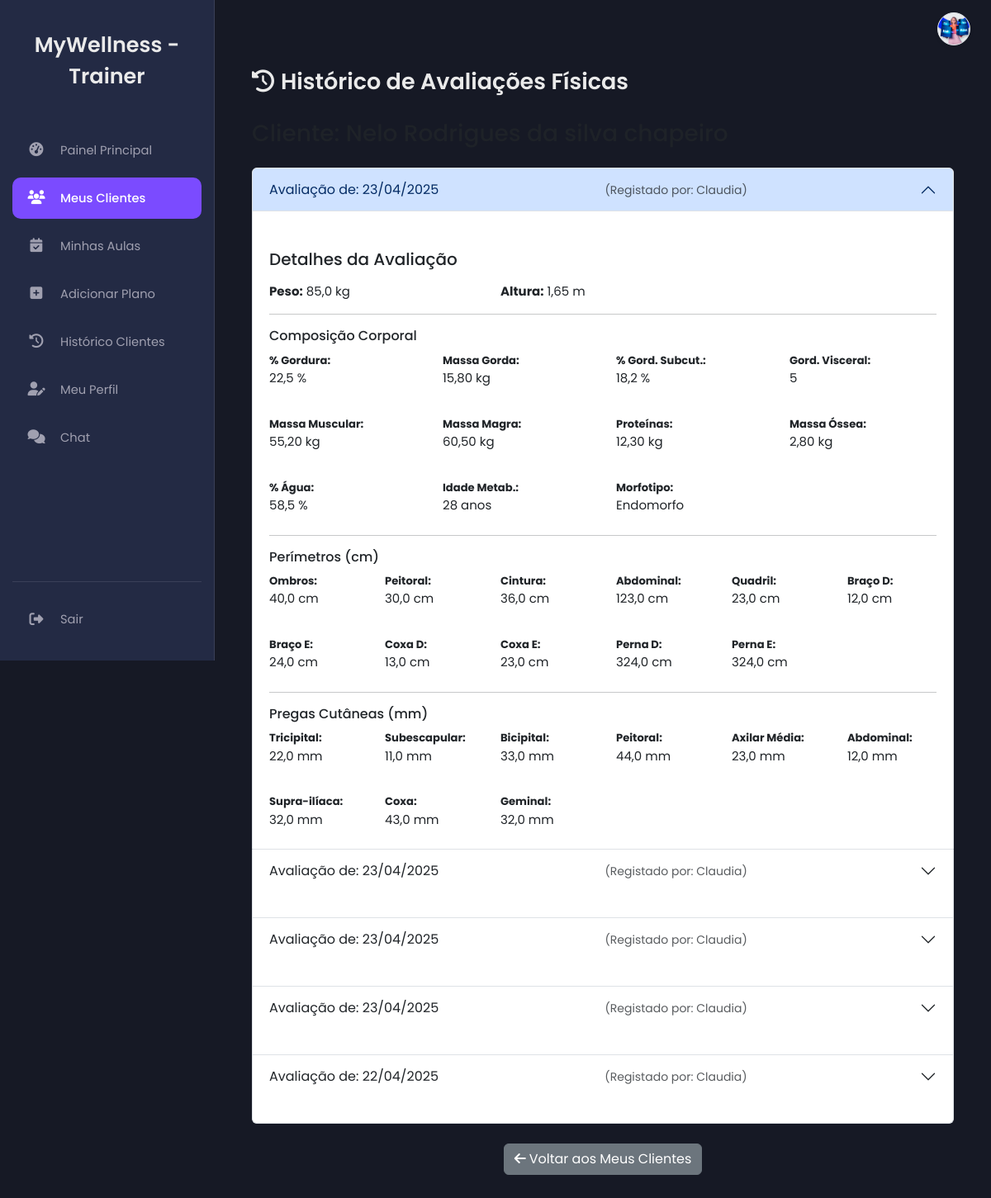
The page /assessment_history.php?client_id=2 (signed in) on the database its author committed.
### tables this page shows
CREATE TABLE `history_assessments` (
  `id` int(11) NOT NULL,
  `client_id` int(11) NOT NULL COMMENT 'FK para clients.id',
  `assessment_date` date NOT NULL COMMENT 'Data em que esta avaliação foi feita',
  `recorded_by_user_id` int(11) DEFAULT NULL COMMENT 'FK para users.id (quem registou)',
  `weight` decimal(5,1) DEFAULT NULL COMMENT 'Peso (Kg) na data da avaliação',
  `height` decimal(3,2) DEFAULT NULL COMMENT 'Altura (m) na data da avaliação',
  `fat_mass_percentage` decimal(5,2) DEFAULT NULL,
  `fat_mass_kg` decimal(5,2) DEFAULT NULL,
  `gordura_subcutanea` decimal(5,2) DEFAULT NULL,
  `visceral_fat_index` int(11) DEFAULT NULL,
  `muscle_mass_kg` decimal(5,2) DEFAULT NULL,
  `lean_mass_kg` decimal(5,2) DEFAULT NULL,
  `proteinas` decimal(5,2) DEFAULT NULL,
  `bone_mass_kg` decimal(5,2) DEFAULT NULL,
  `water_percentage` decimal(5,2) DEFAULT NULL,
  `idade_metabolica` int(11) DEFAULT NULL,
  `morfotipo` varchar(50) DEFAULT NULL,
  `lean_mass_percentage` decimal(5,2) DEFAULT NULL,
  `ombros` decimal(5,1) DEFAULT NULL,
  `peitoral_dorsal` decimal(5,1) DEFAULT NULL,
  `cintura` decimal(5,1) DEFAULT NULL,
  `abdominal` decimal(5,1) DEFAULT NULL,
  `quadril` decimal(5,1) DEFAULT NULL,
  `braco_direito` decimal(5,1) DEFAULT NULL,
  `braco_esquerdo` decimal(5,1) DEFAULT NULL,
  `coxa_direita` decimal(5,1) DEFAULT NULL,
  `coxa_esquerda` decimal(5,1) DEFAULT NULL,
  `perna_direita` decimal(5,1) DEFAULT NULL,
  `perna_esquerda` decimal(5,1) DEFAULT NULL,
  `tricipital` decimal(4,1) DEFAULT NULL,
  `subescapular` decimal(4,1) DEFAULT NULL,
  `bicipital` decimal(4,1) DEFAULT NULL,
  `peitoral` decimal(4,1) DEFAULT NULL,
  `axilar_media` decimal(4,1) DEFAULT NULL,
  `abdominal_plicometria` decimal(4,1) DEFAULT NULL,
  `supra_iliaca` decimal(4,1) DEFAULT NULL,
  `coxa` decimal(4,1) DEFAULT NULL,
  `geminal` decimal(4,1) DEFAULT NULL,
  `created_at` timestamp NOT NULL DEFAULT current_timestamp() COMMENT 'Data/Hora de inserção do registo'
);

CREATE TABLE `users` (
  `id` int(11) NOT NULL,
  `name` varchar(100) NOT NULL,
  `email` varchar(100) NOT NULL,
  `numero_telemovel` varchar(25) DEFAULT NULL COMMENT 'Número de telemóvel do utilizador',
  `password` varchar(255) NOT NULL,
  `role` enum('client','trainer','nutritionist','admin','receptionist') DEFAULT NULL,
  `token` varchar(255) DEFAULT NULL,
  `reset_token` varchar(255) DEFAULT NULL,
  `reset_token_expires_at` datetime DEFAULT NULL,
  `first_login` tinyint(1) NOT NULL DEFAULT 1,
  `created_at` timestamp NOT NULL DEFAULT current_timestamp(),
  `profile_picture` varchar(255) DEFAULT NULL
);

### assessment_history.php (the view, shortened to what this page needs)
<?php
include 'db.php';
include 'header.php';
$user_id = $_SESSION['user_id'];
$user_role = $_SESSION['role'];
$page_error = '';
$assessments = [];
$client_id_from_url = null;
$client_name = 'Desconhecido';
if ($user_role === 'client') {
    try {
        $stmt_get_client_id = $pdo->prepare("SELECT id FROM clients WHERE user_id = ? LIMIT 1");
        $stmt_get_client_id->execute([$user_id]);
        $client_id_from_db = $stmt_get_client_id->fetchColumn();
        if ($client_id_from_db) {
            $client_id_from_url = $client_id_from_db;
            $client_name = $_SESSION['name'];
        } else {
            $page_error = "Registo de cliente não encontrado para este utilizador.";
        }
    } catch (PDOException $e) {
         $page_error = "Erro ao buscar ID do cliente: " . $e->getMessage();
    }
} elseif (in_array($user_role, ['trainer', 'nutritionist'])) {
    if (isset($_GET['client_id']) && filter_var($_GET['client_id'], FILTER_VALIDATE_INT)) {
        $client_id_from_url = (int)$_GET['client_id'];
        try {
            $stmt_name = $pdo->prepare("SELECT u.name FROM users u JOIN clients c ON u.id = c.user_id WHERE c.id = ?");
            $stmt_name->execute([$client_id_from_url]);
            $name_result = $stmt_name->fetchColumn();
            if ($name_result) {
                $client_name = $name_result;
            } else {
                 $page_error = "Cliente com ID fornecido não encontrado.";
                 $client_id_from_url = null;
            }
        } catch (PDOException $e) {
             $page_error = "Erro ao buscar nome do cliente: " . $e->getMessage();
             $client_id_from_url = null;
        }
    } else {
        $page_error = "ID do cliente não fornecido ou inválido na URL.";
    }
} else {
    $page_error = "Acesso não permitido para este tipo de utilizador.";
}
if ($client_id_from_url && !$page_error) {
    try {
        $stmt = $pdo->prepare("
            SELECT ha.*, u_recorder.name as recorder_name -- << NOME DA TABELA ATUALIZADO
            FROM history_assessments ha -- << NOME DA TABELA ATUALIZADO
            LEFT JOIN users u_recorder ON ha.recorded_by_user_id = u_recorder.id
            WHERE ha.client_id = :client_id
            ORDER BY ha.assessment_date DESC, ha.id DESC
        ");
        $stmt->execute(['client_id' => $client_id_from_url]);
        $assessments = $stmt->fetchAll(PDO::FETCH_ASSOC);
    } catch (PDOException $e) {
        $page_error = "Erro ao buscar histórico de avaliações: " . $e->getMessage();
        error_log($page_error);
    }
}
if ($user_role === 'client') {
    $active_page = 'ficha_pessoal.php';
    include 'sidebar_client.php';
} elseif ($user_role === 'trainer') {
    include 'sidebar_trainer.php';
}
function displayInfo($value, $unit = '', $decimals = 1, $na_text = '<span class="text-muted fst-italic">N/D</span>') {
    if (isset($value) && $value !== null && $value !== '') {
        if (is_numeric($value) && !empty($unit)) {
             return htmlspecialchars(number_format((float)$value, $decimals, ',', '.')) . $unit;
        }
        return htmlspecialchars($value);
    }
    return $na_text;
}
?>
<main class="main-content">
    <div class="container mt-5">
        <h2><i class="fas fa-history me-2"></i>Histórico de Avaliações Físicas</h2>
        <h3 class="text-muted mb-4">Cliente: <?= htmlspecialchars($client_name) ?></h3>
        <?php if (!empty($page_error)): ?>
            <div class="alert alert-danger"><?= htmlspecialchars($page_error) ?></div>
        <?php elseif (!$client_id_from_url): ?>
             <div class="alert alert-warning">Não foi possível determinar o cliente para exibir o histórico.</div>
        <?php elseif (empty($assessments)): ?>
            <div class="alert alert-info">Nenhum histórico de avaliações encontrado para este cliente.</div>
        <?php else: ?>
            <div class="accordion" id="assessmentHistoryAccordion">
                <?php foreach ($assessments as $index => $assessment): ?>
                    <div class="accordion-item">
                        <h2 class="accordion-header" id="heading<?= $assessment['id'] ?>">
                            <button class="accordion-button <?= $index > 0 ? 'collapsed' : '' ?>" type="button" data-bs-toggle="collapse" data-bs-target="#collapse<?= $assessment['id'] ?>" aria-expanded="<?= $index === 0 ? 'true' : 'false' ?>" aria-controls="collapse<?= $assessment['id'] ?>">
                                Avaliação de: <?= htmlspecialchars(date('d/m/Y', strtotime($assessment['assessment_date']))) ?>
                                <?php if ($assessment['recorder_name']): ?>
                                    <small class="text-muted ms-auto me-2">(Registado por: <?= htmlspecialchars($assessment['recorder_name']) ?>)</small>
                                <?php endif; ?>
                            </button>
                        </h2>
                        <div id="collapse<?= $assessment['id'] ?>" class="accordion-collapse collapse <?= $index === 0 ? 'show' : '' ?>" aria-labelledby="heading<?= $assessment['id'] ?>" data-bs-parent="#assessmentHistoryAccordion">
                            <div class="accordion-body">
                                <h5 class="mb-3">Detalhes da Avaliação</h5>
                                <div class="row mb-3">
                                    <div class="col-md-4"><strong>Peso:</strong> <?= displayInfo($assessment['weight'] ?? null, ' kg', 1) ?></div>
                                    <div class="col-md-4"><strong>Altura:</strong> <?= displayInfo($assessment['height'] ?? null, ' m', 2) ?></div>
                                </div>
                                <hr>
                                <h6 class="mt-3 mb-2">Composição Corporal</h6>
                                <div class="row">
                                    <div class="col-md-6 col-lg-3 mb-2"> <small><strong>% Gordura:</strong></small> <br><?= displayInfo($assessment['fat_mass_percentage'] ?? null, ' %', 1) ?></div>
                                    <div class="col-md-6 col-lg-3 mb-2"> <small><strong>Massa Gorda:</strong></small> <br><?= displayInfo($assessment['fat_mass_kg'] ?? null, ' kg', 2) ?></div>
                                    <div class="col-md-6 col-lg-3 mb-2"> <small><strong>% Gord. Subcut.:</strong></small> <br><?= displayInfo($assessment['gordura_subcutanea'] ?? null, ' %', 1) ?></div>
                                    <div class="col-md-6 col-lg-3 mb-2"> <small><strong>Gord. Visceral:</strong></small> <br><?= displayInfo($assessment['visceral_fat_index'] ?? null, '', 0) ?></div>
                                    <div class="col-md-6 col-lg-3 mb-2"> <small><strong>Massa Muscular:</strong></small> <br><?= displayInfo($assessment['muscle_mass_kg'] ?? null, ' kg', 2) ?></div>
                                    <div class="col-md-6 col-lg-3 mb-2"> <small><strong>Massa Magra:</strong></small> <br><?= displayInfo($assessment['lean_mass_kg'] ?? null, ' kg', 2) ?></div>
                                    <div class="col-md-6 col-lg-3 mb-2"> <small><strong>Proteínas:</strong></small> <br><?= displayInfo($assessment['proteinas'] ?? null, ' kg', 2) ?></div>
                                    <div class="col-md-6 col-lg-3 mb-2"> <small><strong>Massa Óssea:</strong></small> <br><?= displayInfo($assessment['bone_mass_kg'] ?? null, ' kg', 2) ?></div>
                                    <div class="col-md-6 col-lg-3 mb-2"> <small><strong>% Água:</strong></small> <br><?= displayInfo($assessment['water_percentage'] ?? null, ' %', 1) ?></div>
                                    <div class="col-md-6 col-lg-3 mb-2"> <small><strong>Idade Metab.:</strong></small> <br><?= displayInfo($assessment['idade_metabolica'] ?? null, ' anos', 0) ?></div>
                                    <div class="col-md-6 col-lg-3 mb-2"> <small><strong>Morfotipo:</strong></small> <br><?= displayInfo($assessment['morfotipo'] ?? null) ?></div>
                                </div>
                                <hr>
                                <h6 class="mt-3 mb-2">Perímetros (cm)</h6>
                                <div class="row">
                                    <div class="col-md-4 col-lg-2 mb-2"><small><strong>Ombros:</strong></small><br><?= displayInfo($assessment['ombros'] ?? null, ' cm', 1) ?></div>
                                    <div class="col-md-4 col-lg-2 mb-2"><small><strong>Peitoral:</strong></small><br><?= displayInfo($assessment['peitoral_dorsal'] ?? null, ' cm', 1) ?></div>
                                    <div class="col-md-4 col-lg-2 mb-2"><small><strong>Cintura:</strong></small><br><?= displayInfo($assessment['cintura'] ?? null, ' cm', 1) ?></div>
                                    <div class="col-md-4 col-lg-2 mb-2"><small><strong>Abdominal:</strong></small><br><?= displayInfo($assessment['abdominal'] ?? null, ' cm', 1) ?></div>
                                    <div class="col-md-4 col-lg-2 mb-2"><small><strong>Quadril:</strong></small><br><?= displayInfo($assessment['quadril'] ?? null, ' cm', 1) ?></div>
                                    <div class="col-md-4 col-lg-2 mb-2"><small><strong>Braço D:</strong></small><br><?= displayInfo($assessment['braco_direito'] ?? null, ' cm', 1) ?></div>
                                    <div class="col-md-4 col-lg-2 mb-2"><small><strong>Braço E:</strong></small><br><?= displayInfo($assessment['braco_esquerdo'] ?? null, ' cm', 1) ?></div>
                                    <div class="col-md-4 col-lg-2 mb-2"><small><strong>Coxa D:</strong></small><br><?= displayInfo($assessment['coxa_direita'] ?? null, ' cm', 1) ?></div>
                                    <div class="col-md-4 col-lg-2 mb-2"><small><strong>Coxa E:</strong></small><br><?= displayInfo($assessment['coxa_esquerda'] ?? null, ' cm', 1) ?></div>
                                    <div class="col-md-4 col-lg-2 mb-2"><small><strong>Perna D:</strong></small><br><?= displayInfo($assessment['perna_direita'] ?? null, ' cm', 1) ?></div>
                                    <div class="col-md-4 col-lg-2 mb-2"><small><strong>Perna E:</strong></small><br><?= displayInfo($assessment['perna_esquerda'] ?? null, ' cm', 1) ?></div>
                                </div>
                                <hr>
                                <h6 class="mt-3 mb-2">Pregas Cutâneas (mm)</h6>
                                 <div class="row">
                                    <div class="col-md-4 col-lg-2 mb-2"><small><strong>Tricipital:</strong></small><br><?= displayInfo($assessment['tricipital'] ?? null, ' mm', 1) ?></div>
                                    <div class="col-md-4 col-lg-2 mb-2"><small><strong>Subescapular:</strong></small><br><?= displayInfo($assessment['subescapular'] ?? null, ' mm', 1) ?></div>
                                    <div class="col-md-4 col-lg-2 mb-2"><small><strong>Bicipital:</strong></small><br><?= displayInfo($assessment['bicipital'] ?? null, ' mm', 1) ?></div>
                                    <div class="col-md-4 col-lg-2 mb-2"><small><strong>Peitoral:</strong></small><br><?= displayInfo($assessment['peitoral'] ?? null, ' mm', 1) ?></div>
                                    <div class="col-md-4 col-lg-2 mb-2"><small><strong>Axilar Média:</strong></small><br><?= displayInfo($assessment['axilar_media'] ?? null, ' mm', 1) ?></div>
                                    <div class="col-md-4 col-lg-2 mb-2"><small><strong>Abdominal:</strong></small><br><?= displayInfo($assessment['abdominal_plicometria'] ?? null, ' mm', 1) ?></div>
                                    <div class="col-md-4 col-lg-2 mb-2"><small><strong>Supra-ilíaca:</strong></small><br><?= displayInfo($assessment['supra_iliaca'] ?? null, ' mm', 1) ?></div>
                                    <div class="col-md-4 col-lg-2 mb-2"><small><strong>Coxa:</strong></small><br><?= displayInfo($assessment['coxa'] ?? null, ' mm', 1) ?></div>
                                    <div class="col-md-4 col-lg-2 mb-2"><small><strong>Geminal:</strong></small><br><?= displayInfo($assessment['geminal'] ?? null, ' mm', 1) ?></div>
                                </div>
                            </div>
                        </div>
                    </div>
                <?php endforeach; ?>
            </div>
        <?php endif; ?>
        <div class="text-center mt-4">
            <?php
            if ($user_role === 'client') {
                echo '<a href="ficha_pessoal.php" class="btn btn-secondary"><i class="fas fa-arrow-left me-1"></i>Voltar à Ficha Pessoal</a>';
            } elseif ($user_role === 'trainer') {
                 echo '<a href="my_clients.php" class="btn btn-secondary"><i class="fas fa-arrow-left me-1"></i>Voltar aos Meus Clientes</a>';
            } elseif ($user_role === 'nutritionist') {
                 echo '<a href="client_list_nutritionist.php" class="btn btn-secondary"><i class="fas fa-arrow-left me-1"></i>Voltar à Lista de Clientes</a>';
            }
            ?>
        </div>
    </div>
</main>
<?php
include 'footer.php';
?>

### rows shown on the page
history_assessments: assessment_date "23/04/2025", recorded_by_user.name "Claudia", weight "85,0 kg", height "1,65 m", fat_mass_percentage "22,5 %", fat_mass_kg "15,80 kg", gordura_subcutanea "18,2 %", visceral_fat_index "5", muscle_mass_kg "55,20 kg", lean_mass_kg "60,50 kg", proteinas "12,30 kg", bone_mass_kg "2,80 kg", water_percentage "58,5 %", idade_metabolica "28 anos", morfotipo "Endomorfo", ombros "40,0 cm", peitoral_dorsal "30,0 cm", cintura "36,0 cm", abdominal "123,0 cm", quadril "23,0 cm", braco_direito "12,0 cm", braco_esquerdo "24,0 cm", coxa_direita "13,0 cm", coxa_esquerda "23,0 cm", perna_direita "324,0 cm", perna_esquerda+perna_direita "324,0 cm", tricipital "22,0 mm", subescapular "11,0 mm", bicipital "33,0 mm", peitoral "44,0 mm", axilar_media "23,0 mm", abdominal_plicometria "12,0 mm", supra_iliaca "32,0 mm", coxa "43,0 mm", geminal "32,0 mm"
history_assessments: assessment_date "23/04/2025", recorded_by_user.name "Claudia"
history_assessments: assessment_date "23/04/2025", recorded_by_user.name "Claudia"
history_assessments: assessment_date "23/04/2025", recorded_by_user.name "Claudia"
history_assessments: assessment_date "22/04/2025", recorded_by_user.name "Claudia"
